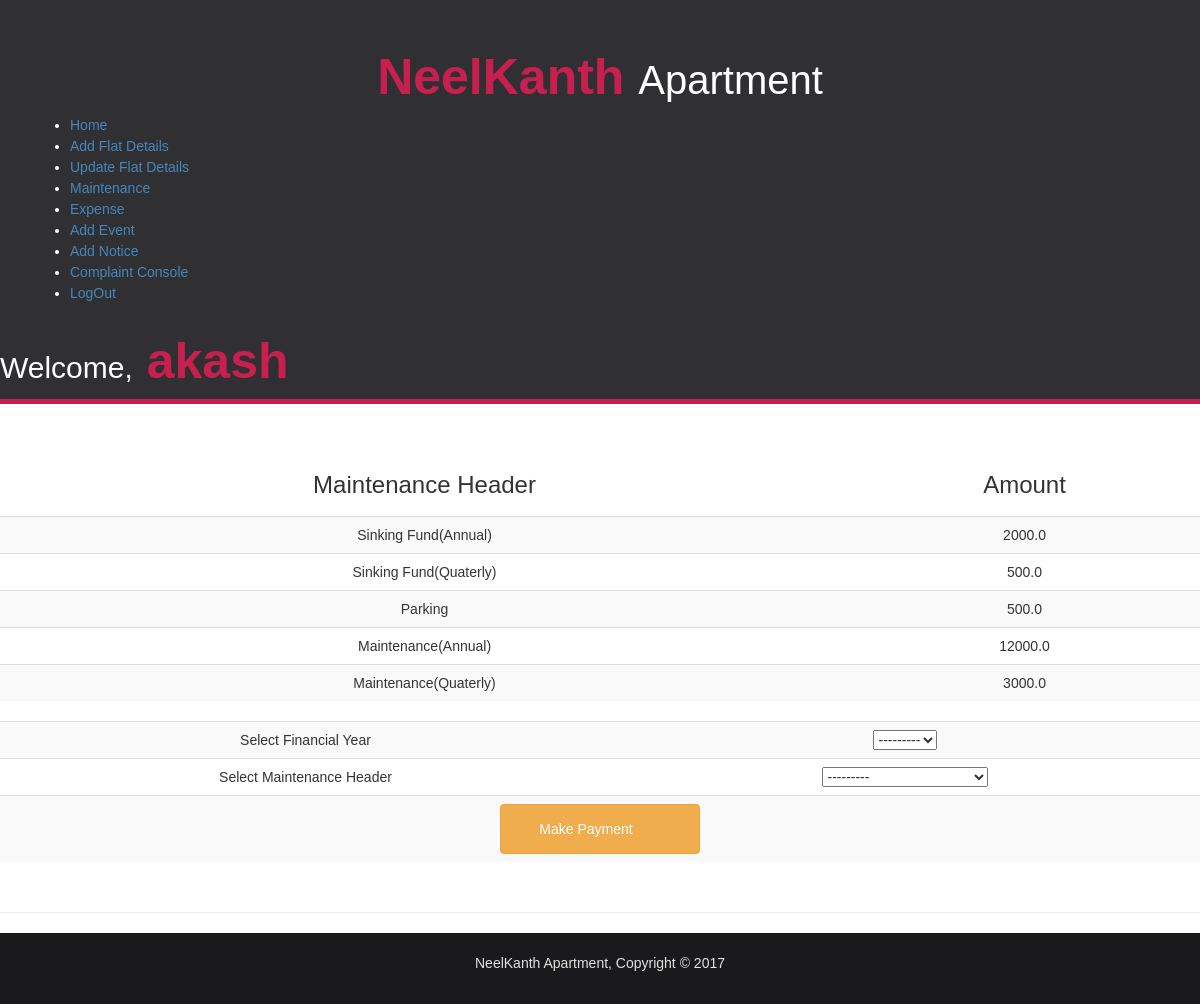
Page /col/pay/101/ (signed in) on the committed database.
### management/models.py (models this page shows)
class maintenance_type(models.Model):
        maintenance_header = models.CharField(max_length=100, null=False, primary_key=True)
        amount = models.FloatField()
        counter = models.FloatField(blank=True, null=True)
        def __unicode__(self):
            return '%s' % (self.maintenance_header)

class fyi1(models.Model):
    financial_year=models.CharField(max_length=9, null=False, primary_key=True)
    maintenance_counter=models.FloatField(blank=True, null=True,default=0.0)
    parking_counter=models.FloatField(blank=True, null=True,default=0.0)
    sinkingfund_counter=models.FloatField(blank=True, null=True,default=0.0)
    def __unicode__(self):
        return '%s' % (self.financial_year)

### collection/views.py (the view)
# urls.py: url(r'pay/(\d+)/$',views.pay, name='pay'),
def pay(request,d1):
    cu=request.user
    owner=flat_info.objects.get(flat_no=d1)
    t=tid.objects.get(flat_no=d1)
    form1=maintenance_type.objects.all()
    if request.user.is_authenticated():
        form1=maintenance_type.objects.all()
        if request.method=='POST':
            form = detail(request.POST);
            print"created form"
            if form.is_valid():
                n=0
                amt1=0
                fine1=0
                s=0
                amount=0
                fine=0
                amt=0
                print"in validation"
                f=form.save(commit=False)
                f.flat_no=d1
                ins=f.type_of_maintenance
                print"type = ",f.type_of_maintenance
                d=maintenance_type.objects.get(maintenance_header__exact=ins)
                z=(d.counter)
                f.fine=0
                print "d= ",d
                s=(str)(f.type_of_maintenance)
                f.amount=d.amount
                amt=f.amount
                if("Maintenance" in s):
                    print"in maintenance_type if"
                    n=(f.maintenance_counter)
                    print"n+z=",n+z
                    n=n+z
                    print"f.counter= ",f.maintenance_counter
                    print"f.amount= ",f.amount
                    print"form saved"
                    n=n+t.maintenance_count
                    count=t.maintenance_count
                    f.maintenance_counter=n
                    print "n= ",n
                if("Sinking" in s):
                    n=(f.sinkingfund_counter)
                    print"n+z=",n+z
                    n=n+z
                    print"f.counter= ",f.sinkingfund_counter
                    print"f.amount= ",f.amount
                    print"form saved"
                    print"t.sinkingfund = ",t.sinkingfund_count
                    n=n+t.sinkingfund_count
                    count = t.sinkingfund_count
                    f.sinkingfund_counter=n
                    print "n= ",n
                if("Parking" in s):
                    n=(f.parking_counter)
                    print"n+z=",n+z
                    n=n+z
                    print"f.counter= ",f.parking_counter
                    print"f.amount= ",f.amount
                    print"form saved"
                    n=n+t.parking_count
                    count = t.parking_count
                    f.parking_counter=n
                    print "n= ",n
                f.fine=0.0
                fine = (int)(f.fine)
                f1 = (int)(f.amount)
                dat = datetime.date.today()
                m = (int)(dat.month)  # current month in int
                count = count % 1
                print "counter", count
                print "month", m
                if (count == 0 and not (m == 1)):
                    print"in 0"
                    fine = f1 * 0.05 * (m - 1)
                elif (count == 0.25 and not (m == 4)):
                  print"in .25"
                  if(m<4):
                    fine=0
                  else:
                    fine = f1 * 0.05 * (m - 4)
                elif (count == 0.50 and not (m == 7)):
                    print"in .50"
                    if (m < 7):
                        fine = 0
                    else:
                        fine = f1 * 0.05 * (m - 7)
                elif (count == 0.75 and not (m == 10)):
                    print"in .75"
                    if (m < 10):
                        fine = 0
                    else:
                        fine = f1 * 0.05 * (m - 10)
                f.fine = fine
                print "fine=", fine
                print"form=",f,f.flat_no,f.amount,f.fine,f.total_amount
                if("Maintenance" in s):
                    print"in maintenance_type if"
                    n=(f.maintenance_counter)
                    amt1=t.maintenance_paid
                    amt1+=amt
                    fine1=t.maintenance_fine_paid
                    fine1+=fine
                    tid.objects.filter(flat_no=f.flat_no).update(maintenance_count=n,last_id=f.id,maintenance_paid=amt1,maintenance_fine_paid=fine1)
                if("Sinking" in s):
                    n=(f.sinkingfund_counter)
                    amt1=t.sinkingfund_paid
                    amt1+=amt
                    fine1=t.sinkingfund_fine_paid
                    fine1+=fine
                    tid.objects.filter(flat_no=f.flat_no).update(sinkingfund_count=n,last_id=f.id,sinkingfund_paid=amt1,sinkingfund_fine_paid=fine1)
                if("Parking" in s):
                    n=(f.parking_counter)
                    amt1=t.parking_paid
                    amt1+=amt
                    fine1=t.parking_fine_paid
                    fine1+=fine
                    tid.objects.filter(flat_no=f.flat_no).update(parking_count=n,last_id=f.id,parking_paid=amt1,parking_fine_paid=fine1)
                amount = f.amount + f.fine
                f.total_amount=f.amount+f.fine
                text = 'NeelKanth Society : Payment Recieved from Flat Number : ' + (str)(owner.flat_no) + ' Regarding ' + (
                str)(f.type_of_maintenance) + " of amount Rs." + (str)(f.total_amount) + "Thank you..!!"
                to = "+91" + (str)(owner.contact_no)
                email=(str)(owner.email)
                print "messge = ", text
                message = client.messages.create(from_="+1 910-249-4565  ",
                                                 to=to,
                                                 body=text)
                form=detail(request.POST)
                f.total_amount=amount+fine
                form=detail(instance=f)
                to_email=[email]
                subject='payment receipt'
                message=text
                from_email=settings.EMAIL_HOST_USER
                send_mail(subject,
                          message,
                          from_email,
                          to_email,
                          fail_silently=False)
                print"mail sended"
                form=detail(instance=f)
                flag=1
                f.save()
                return render(request,'payment1.html',{'form':form,'cu':cu,'i':t})
        else:
            print"in else"
            form=detail()
            return render(request,'payment.html',{'form':form,'form1':form1,'cu':cu,'t':t})
        return render(request,'payment.html',{'form':form,'form1':form1,'cu':cu,'t':t})
    else:
        return mlogin(request)

### management/forms.py
class detail(forms.ModelForm):
    class Meta:
        model=maintenance
        fields= ['flat_no','type_of_maintenance','amount','fine','financial_year']

### collection/templates/payment.html (shortened to what this page needs)
{% extends "manbasepage.html" %}
{% block content%}
<table align="center" style="text-align:center;" class="table table-striped">
  <thead><tr><td><h3>Maintenance Header</h3></td><td><h3>Amount</h3></td></tr></thead>
  {% for i in form1 %}
      <tr>
         <td>{{ i.maintenance_header }}</td>
         <td>{{ i.amount }}</td>
      </tr>
  {% endfor %}
</table>
    <form action="" method="POST">
        <table align="center" style="text-align:center;" class="table table-striped">
              <tr>
                <td>Select Financial Year</td> <td>{{form.financial_year}}</td></tr>
                <tr><td>Select Maintenance Header</td> <td>{{form.type_of_maintenance}}</td>
              </tr>
              <tr><td colspan="2"><input type="submit" class="btn btn-warning" style="text:center; padding-top:7px; padding-bottom:7px; padding-right:40px;" value="Make Payment"></td></tr>
        </table>
        </form>
    {% endblock %}

### collection/templates/manbasepage.html (shortened to what this page needs)
<!DOCTYPE html>
<html lang="en">
<head>
      {% load staticfiles %}
<link rel ="stylesheet" href="{% static 'css/style.css' %}">
<link rel="stylesheet" href="{% static 'css/bootstrap.min.css' %}">
 <link rel="stylesheet" href="{% static 'css/font-awesome.min.css' %}">
  <link rel="stylesheet" href="{% static 'css/style.css' %}">
  <header>
    <div class="container" >
  <div id="branding">
    <h1><span class="highlight">NeelKanth </span> Apartment</h1>
  </div><div class="container" >
    <nav>
      <ul>
        <li class="current"><a  href ="/col/home/">Home</a> </li>
        <li><a href="/col/addflat/">Add Flat Details</a></li>
        <li><a href="/col/ss/">Update Flat Details</a></li>
        <li><a href="/col/maint/">Maintenance</a></li>
        <li><a href="/col/exp/">Expense</a></li>
        <li><a href="/col/event/">Add Event</a></li>
        <li><a href="/col/notice/">Add Notice</a></li>
        <li><a href="/col/complaint/">Complaint Console</a></li>
        <li><a href="/col/logout/">LogOut</a></li>
      </ul>
    </nav>
  </div></div>
  <h2>Welcome,<span class="highlight"> {{cu.first_name}}</span></h2>
</header>
    <div class="page-header text-center">
      {% block content %}
       {% endblock %}
       <br>
  </div>
  <footer>
      <p>NeelKanth Apartment, Copyright &copy; 2017</p>
  </footer>
</body>
</html>

### management/static/css/style.css (style rules this page uses)
header { opacity: 0.9; top:0; background: #1a1a1d; color: #ffffff; padding-top:30px; min-height: 70px; border-bottom: #c3073f 5px solid; }
header #branding { text-align:center; }
header .highlight { font-size: 50px; color:#c3073f; font-weight: bold; }
header h1 { font-size: 40px; }
.container { width: 100%; margin:0; overflow :hidden; }
form input , textarea { height: 50px; width: 200px; }
footer { padding:20px; margin-top: 20px; text-align: center; color:#e3e2df; background-color: #1a1a1d; }

### rows in the picture
maintenance_type: maintenance_header "Sinking Fund(Annual)", amount "2000.0"
maintenance_type: maintenance_header "Sinking Fund(Quaterly)", amount "500.0"
maintenance_type: maintenance_header "Parking", amount "500.0"
maintenance_type: maintenance_header "Maintenance(Annual)", amount "12000.0"
maintenance_type: maintenance_header "Maintenance(Quaterly)", amount "3000.0"
fyi1: financial_year "---------"

### other values in the picture
{{ cu.first_name }} "akash"
